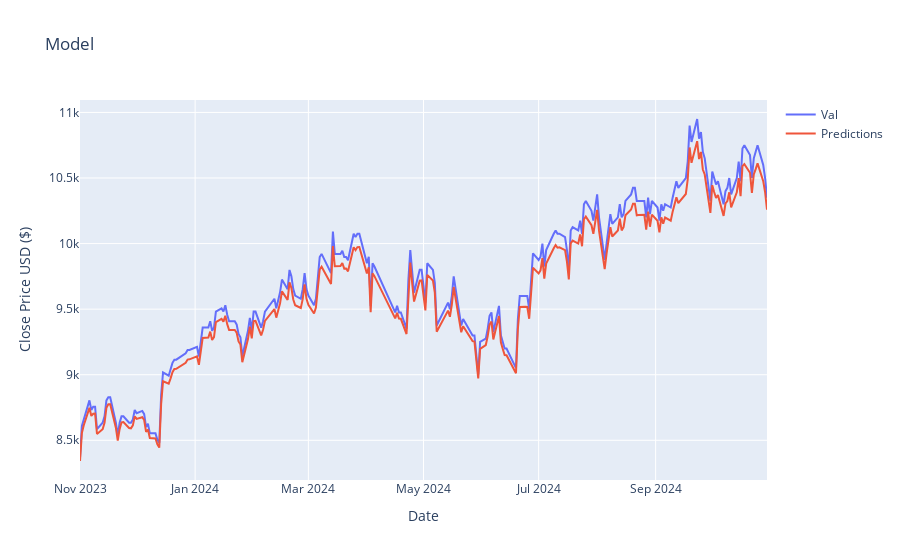

Source (notebook cell):
### Code cell
from plotly import graph_objs as go

fig = go.Figure()

fig.add_trace(go.Scatter(x=valid['date'], y=valid['Close'], mode='lines', name='Val'))
fig.add_trace(go.Scatter(x=valid['date'], y=valid['Predictions'], mode='lines', name='Predictions'))

fig.update_layout(title='Model',
                        xaxis_title='Date',
                        yaxis_title='Close Price USD ($)')
fig.show()

### Figure 1 — Plotly figure (JSON) as saved in the notebook; plotly's stock layout.template omitted (floating-point values rounded to 4 significant figures; data arrays with more than 128 entries replaced by an {"elided": "..."} marker saying what was removed)
{"data": [{"mode": "lines", "name": "Val", "type": "scatter", "x": {"elided": "238 str values"}, "y": {"elided": "238 float values"}}, {"mode": "lines", "name": "Predictions", "type": "scatter", "x": {"elided": "238 str values"}, "y": {"elided": "238 float values"}}], "layout": {"title": {"text": "Model"}, "xaxis": {"title": {"text": "Date"}}, "yaxis": {"title": {"text": "Close Price USD ($)"}}}}
